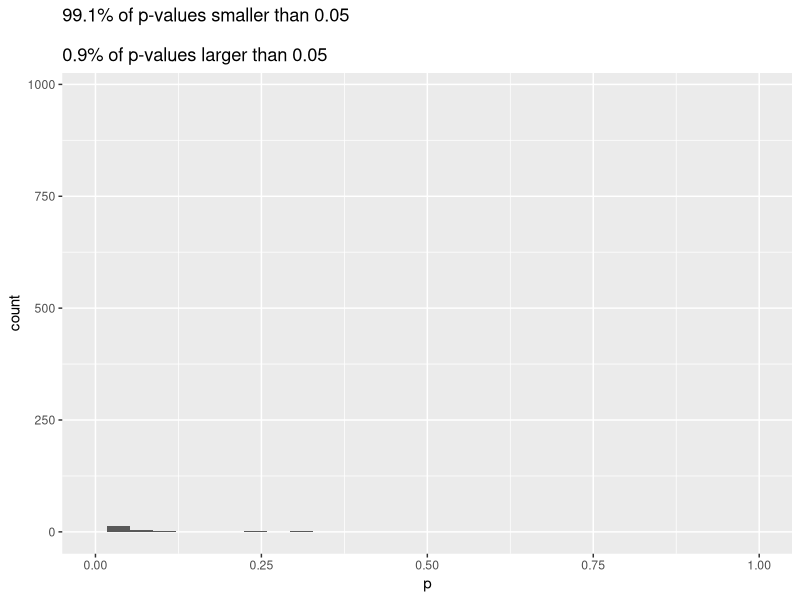
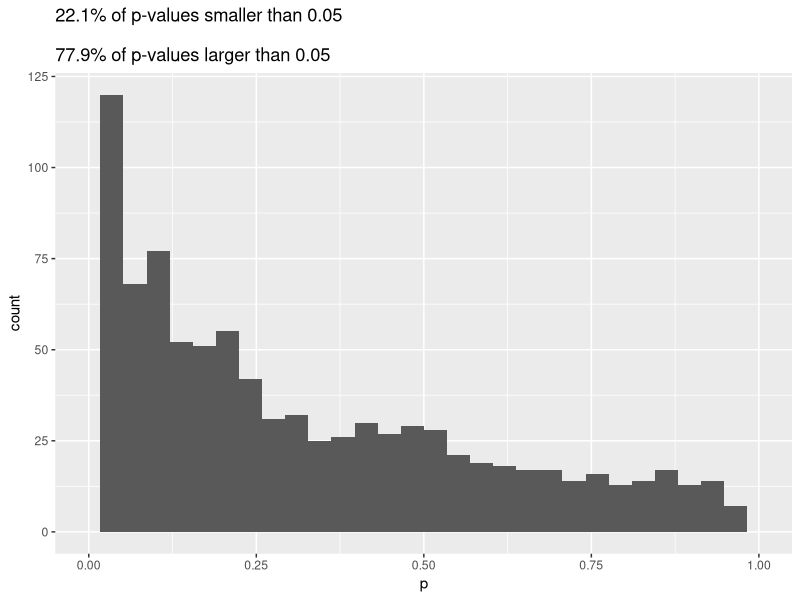
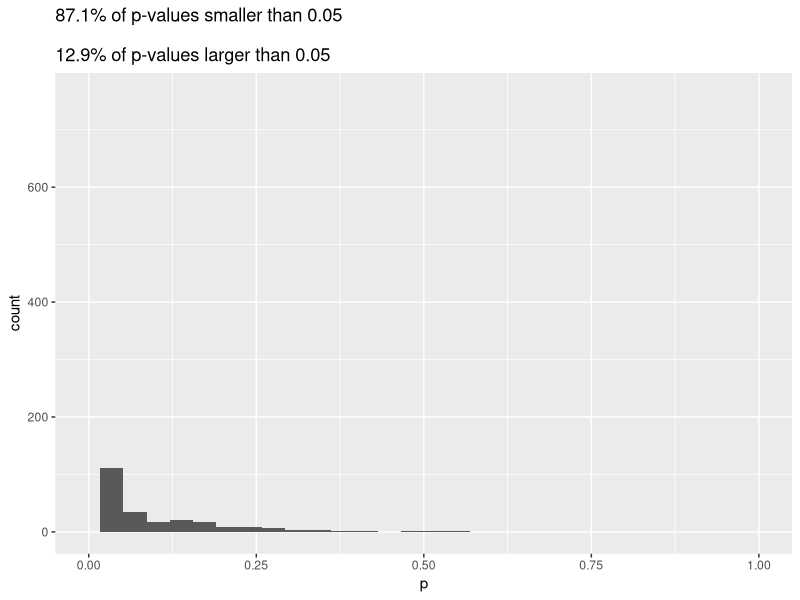
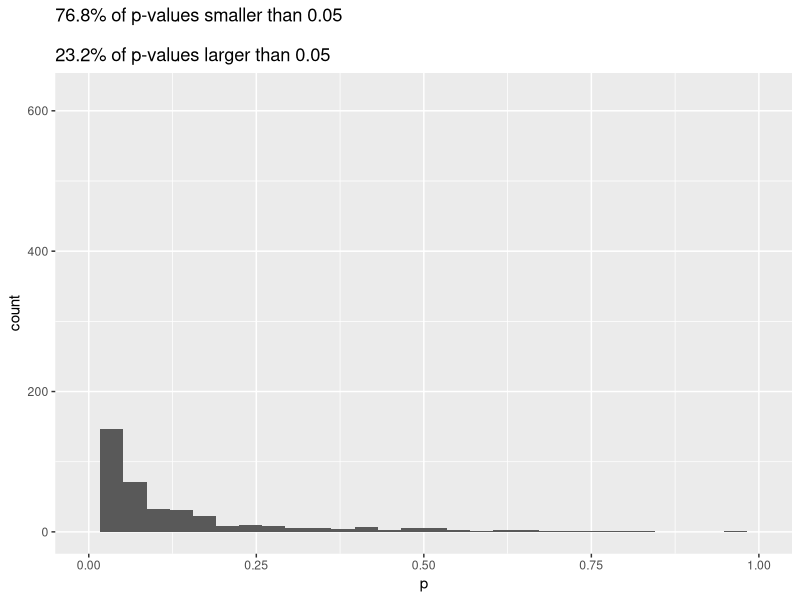
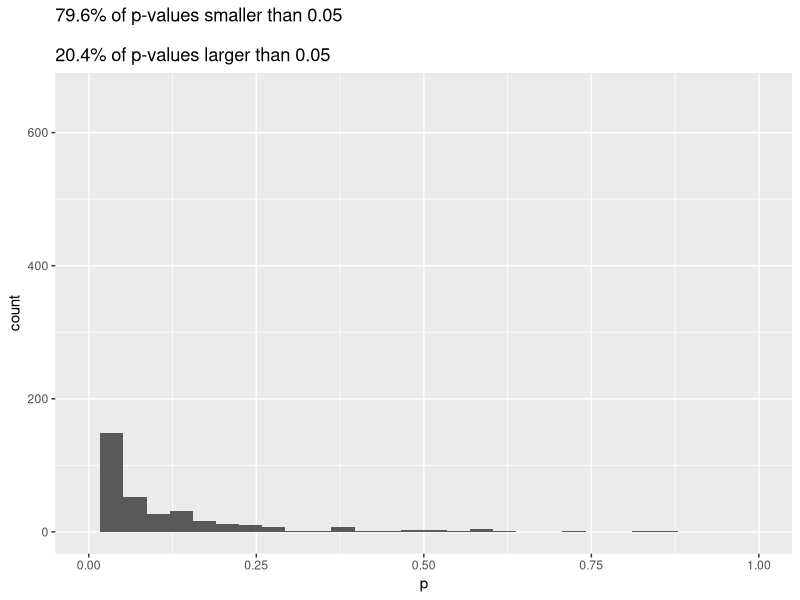
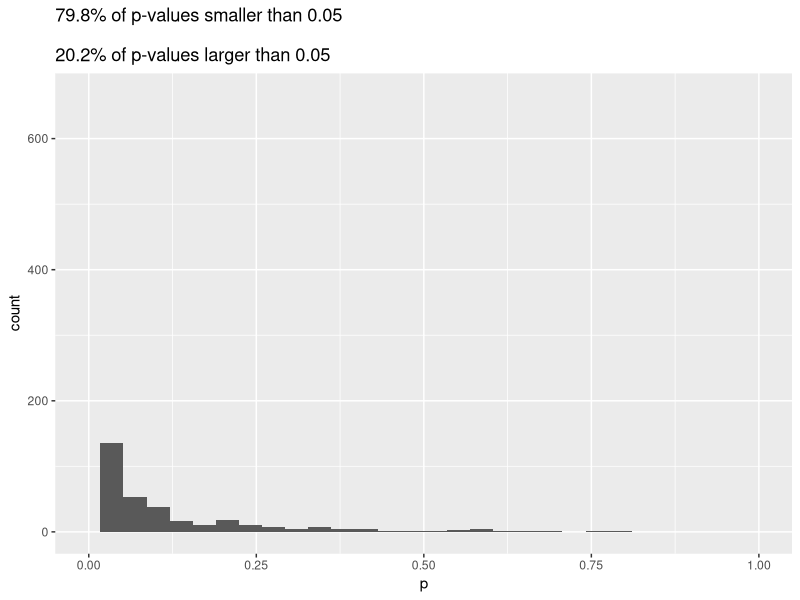

Recreate these plots in R, in order.
## ---- chunk 1

set.seed(124)

#n <- 450 #nr of patients
m <- 1000 #nr of replicates

data <- function(n){

x <- rep(c("pre", 1, 2), n)
diab.type <- sample(x,n)

y <- rep(c("male", "female"), n)
gender <- sample(y,n)
nr.female <- table(gender)[[1]]
nr.male <- table(gender)[[2]]
  blood.female <- rnorm(nr.female, 0, 1)
  blood.male <- rnorm(nr.male, 1,1)
blood <- 0
gender <- sort(gender)
  for(i in 1:nr.female){
    blood[i] <- blood.female[i]
  }
  for(i in (nr.female+1):n){
    blood[i] <- blood.male[i-nr.female]
  }

for(i in 1:n){
  if(diab.type[i]=="2" & gender[i]=="male"){
    blood[i] <- blood[i]+0.5
    if(diab.type[i]=="2" & gender[i]=="female"){
      blood[i] <- blood[i]+1
    }
  }
}

model.diab <- lm(blood~gender/diab.type)
anova(model.diab)[2,5]

}

## ---- chunk 2

power.func <- function(n){
  
pvals <- replicate(m, data(n))

count.pvals <- 0
for(i in 1:m){
  if(pvals[i]<0.05){count.pvals <- count.pvals+1}
}
power.pvals <- count.pvals/m
power.pvals

#n <- 400: <.80
#n <- 500 & 450: >0.8

library(ggplot2)

df <- data.frame(p=pvals)
    
    ggplot(df, aes(x=p)) +
      geom_histogram() + 
      xlim(0,1) +
      ggtitle(paste0(round(100*mean(pvals < 0.05),1), "% of p-values smaller than 0.05 \n\n", 
                     round(100*mean(pvals >= 0.05),1), "% of p-values larger than 0.05"))
    
}

## ---- chunk 3

set.seed(124)
power.func(1000) #almost 1
set.seed(124)
power.func(100) #very small
set.seed(124)
power.func(500) #around 0.8 (larger)
set.seed(124)
power.func(400) #around 0.8 (smaller)
set.seed(124)
power.func(430) #0.801 (lucky guess!)
set.seed(124)
power.func(429) #0.778

